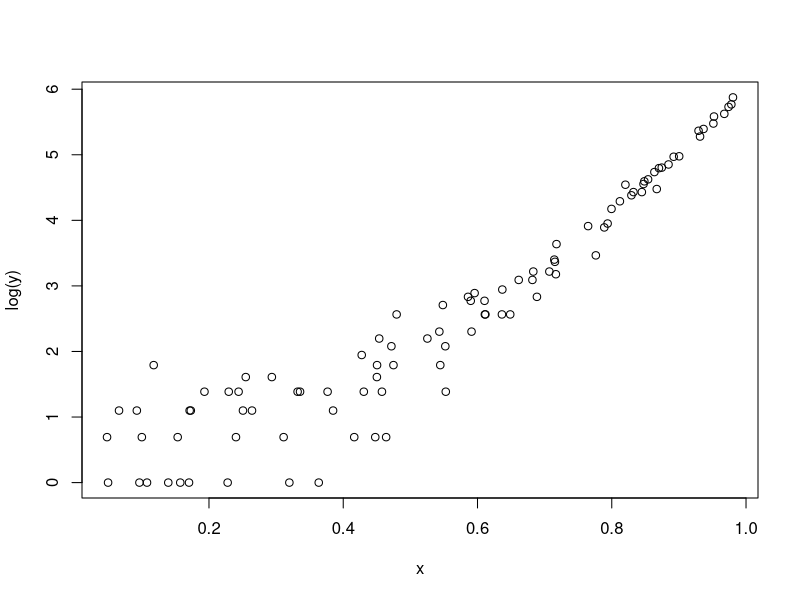
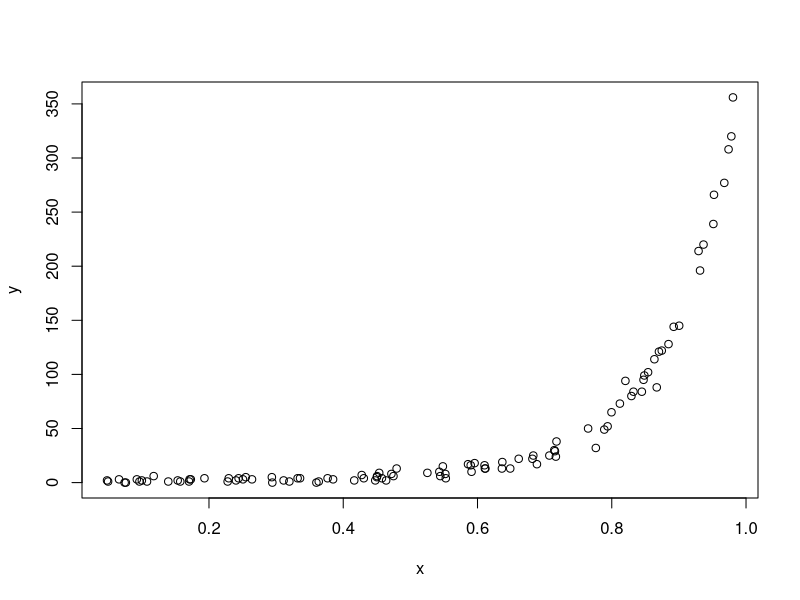

Reproduce these figures in R, in order.
## ---- chunk 1
b0 = .5
b1 = .5
b2 = 5
## ---- chunk 2
set.seed(16)
x = runif(100, min = 0, max = 1)
head(x) # First six values of x
## ---- chunk 3
lambda = exp(b0 + b1*x + b2*x^2)
## ---- chunk 4
head(lambda)
## ---- chunk 5
y = rpois(100, lambda = lambda) 
## ---- chunk 6
head(y)
## ---- chunk 7
plot(x, log(y) )
## ---- chunk 8
plot(x, y)
